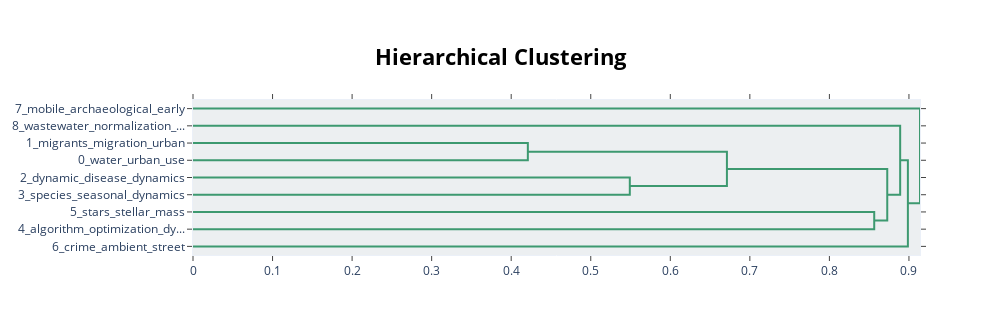

The code cell stored with this chart in its notebook:
### Code cell
topic_model.visualize_hierarchy()

### Figure 1 — Plotly figure (JSON) as saved in the notebook; plotly's stock layout.template omitted (floating-point values rounded to 4 significant figures)
{"data": [{"hoverinfo": "text", "marker": {"color": "rgb(61,153,112)"}, "mode": "lines", "type": "scatter", "x": [0.0, 0.4209, 0.4209, 0.0], "xaxis": "x", "y": [-25.0, -25.0, -35.0, -35.0], "yaxis": "y"}, {"hoverinfo": "text", "marker": {"color": "rgb(61,153,112)"}, "mode": "lines", "type": "scatter", "x": [0.0, 0.5491, 0.5491, 0.0], "xaxis": "x", "y": [-45.0, -45.0, -55.0, -55.0], "yaxis": "y"}, {"hoverinfo": "text", "marker": {"color": "rgb(61,153,112)"}, "mode": "lines", "type": "scatter", "x": [0.4209, 0.6712, 0.6712, 0.5491], "xaxis": "x", "y": [-30.0, -30.0, -50.0, -50.0], "yaxis": "y"}, {"hoverinfo": "text", "marker": {"color": "rgb(61,153,112)"}, "mode": "lines", "type": "scatter", "x": [0.0, 0.8563, 0.8563, 0.0], "xaxis": "x", "y": [-65.0, -65.0, -75.0, -75.0], "yaxis": "y"}, {"hoverinfo": "text", "marker": {"color": "rgb(61,153,112)"}, "mode": "lines", "type": "scatter", "x": [0.6712, 0.8727, 0.8727, 0.8563], "xaxis": "x", "y": [-40.0, -40.0, -70.0, -70.0], "yaxis": "y"}, {"hoverinfo": "text", "marker": {"color": "rgb(61,153,112)"}, "mode": "lines", "type": "scatter", "x": [0.0, 0.889, 0.889, 0.8727], "xaxis": "x", "y": [-15.0, -15.0, -55.0, -55.0], "yaxis": "y"}, {"hoverinfo": "text", "marker": {"color": "rgb(61,153,112)"}, "mode": "lines", "type": "scatter", "x": [0.889, 0.8987, 0.8987, 0.0], "xaxis": "x", "y": [-35.0, -35.0, -85.0, -85.0], "yaxis": "y"}, {"hoverinfo": "text", "marker": {"color": "rgb(61,153,112)"}, "mode": "lines", "type": "scatter", "x": [0.0, 0.9139, 0.9139, 0.8987], "xaxis": "x", "y": [-5.0, -5.0, -60.0, -60.0], "yaxis": "y"}], "layout": {"autosize": false, "height": 335, "hoverlabel": {"bgcolor": "white", "font": {"family": "Rockwell", "size": 16}}, "hovermode": "closest", "plot_bgcolor": "#ECEFF1", "showlegend": false, "title": {"font": {"color": "Black", "size": 22}, "text": "<b>Hierarchical Clustering</b>", "x": 0.5, "xanchor": "center", "yanchor": "top"}, "width": 1000, "xaxis": {"mirror": "allticks", "rangemode": "tozero", "showgrid": false, "showline": true, "showticklabels": true, "ticks": "outside", "type": "linear", "zeroline": false}, "yaxis": {"mirror": "allticks", "range": [-90, 0], "rangemode": "tozero", "showgrid": false, "showline": true, "showticklabels": true, "tickmode": "array", "ticks": "outside", "ticktext": ["7_mobile_archaeological_early", "8_wastewater_normalization_...", "1_migrants_migration_urban", "0_water_urban_use", "2_dynamic_disease_dynamics", "3_species_seasonal_dynamics", "5_stars_stellar_mass", "4_algorithm_optimization_dy...", "6_crime_ambient_street"], "tickvals": [-5, -15, -25, -35, -45, -55, -65, -75, -85], "type": "linear", "zeroline": false}}}
